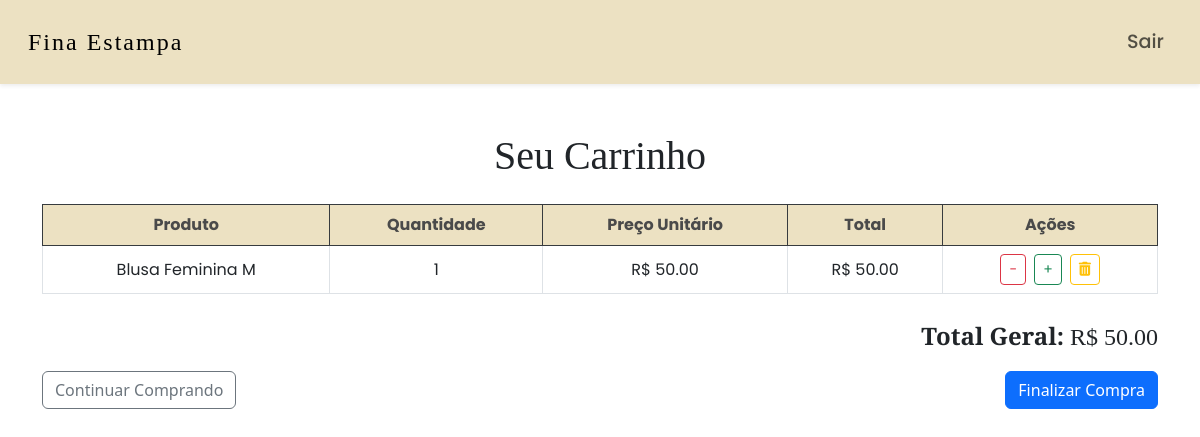
Before: /carrinho/ (signed in) with the older database file.
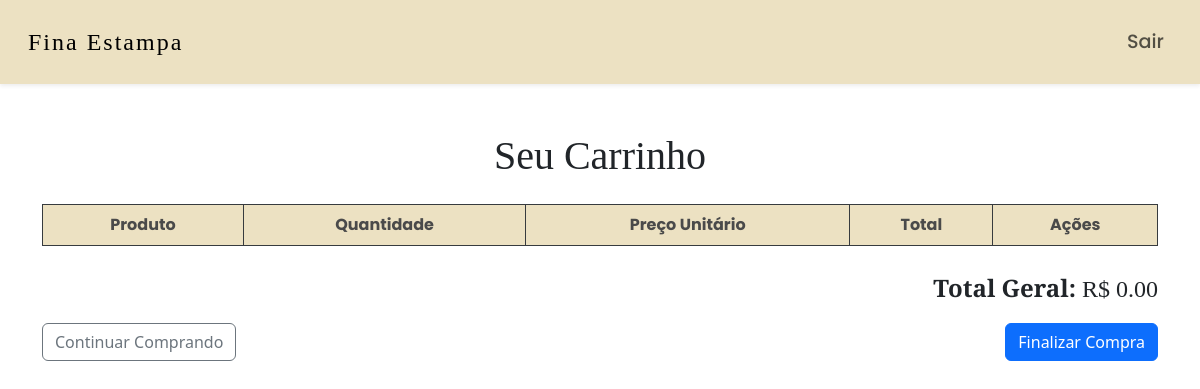
After: the same page with the newer database file.
### loja/models.py (models this page shows, shortened)
class ProdutoCarrinho(models.Model):
    carrinho = models.ForeignKey(Carrinho, on_delete = models.CASCADE)
    produto = models.ForeignKey(Produto, on_delete = models.CASCADE)
    quantidade = models.PositiveIntegerField(default=0)
    @property
    def total(self):
        return self.quantidade * self.produto.preco

class Produto(models.Model):
    nome = models.CharField(max_length=255)
    codigo = models.CharField(max_length=5, unique = True)
    descricao = models.TextField()
    preco = models.DecimalField(max_digits = 10, decimal_places = 2)
    imagem = models.ImageField(upload_to='produto_imagens/', blank=True, null=True)

### loja/views.py (the view)
# urls.py: path('carrinho/', carrinho_view, name='carrinho'),
@login_required
def carrinho_view(request):
    cliente = Cliente.objects.get(user=request.user)
    carrinho = Carrinho.objects.filter(cliente=cliente).first()
    itens = carrinho.produtocarrinho_set.all() if carrinho else []
    total_geral = sum(item.produto.preco * item.quantidade for item in itens)
    return render(request, 'carrinho.html', {'carrinho': carrinho, 'itens': itens, 'total_geral': total_geral})

### loja/templates/carrinho.html (shortened to what this page needs)
<!DOCTYPE html>
<html lang="en">
<head>
    <link href="https://cdn.jsdelivr.net/npm/bootstrap@5.3.0-alpha1/dist/css/bootstrap.min.css" rel="stylesheet">
    <link rel="stylesheet" href="https://cdnjs.cloudflare.com/ajax/libs/font-awesome/6.0.0-beta3/css/all.min.css">
</head>
<body>
    <nav class="navbar navbar-expand-lg navbar-light shadow-sm">
        <div class="container-fluid">
            <a class="navbar-brand" href="#">Fina Estampa</a>
            <div class="collapse navbar-collapse" id="navbarNav">
                <ul class="navbar-nav ms-auto">
                    <li class="nav-item">
                        <a class="nav-link" href="/sair/">Sair</a>
                    </li>
                </ul>
            </div>
        </div>
    </nav>
    <div class="container mt-5">
        <h1 class="text-center mb-4">Seu Carrinho</h1>
        <table class="table table-hover table-bordered">
            <thead class="table-dark text-center">
                <tr>
                    <th>Produto</th>
                    <th>Quantidade</th>
                    <th>Preço Unitário</th>
                    <th>Total</th>
                    <th>Ações</th>
                </tr>
            </thead>
            <tbody>
                {% for item in itens %}
                <tr class="text-center">
                    <td>{{ item.produto.nome }}</td>
                    <td>{{ item.quantidade }}</td>
                    <td>R$ {{ item.produto.preco }}</td>
                    <td>R$ {{ item.total|floatformat:2 }}</td>
                    <td>
                        <div class="d-flex justify-content-center">
                            <form method="post" action="{% url 'diminuir_quantidade' item.produto.codigo %}" class="me-2">
                                <button type="submit" class="btn btn-sm btn-outline-danger">-</button>
                            </form>
                            <form method="post" action="{% url 'aumentar_quantidade' item.produto.codigo %}" class="me-2">
                                <button type="submit" class="btn btn-sm btn-outline-success">+</button>
                            </form>
                            <form method="post" action="{% url 'remover_do_carrinho' item.produto.codigo %}">
                                <button type="submit" class="btn btn-sm btn-outline-warning">
                                    <i class="fas fa-trash-alt"></i>
                                </button>
                            </form>
                        </div>
                    </td>
                </tr>
                {% endfor %}
            </tbody>
        </table>
        <div class="total-section text-end mt-4">
            <p><strong>Total Geral:</strong> R$ {{ total_geral|floatformat:2 }}</p>
        </div>
        <div class="d-flex justify-content-between mt-3">
            <a href="{% url 'homepage' %}" class="btn btn-outline-secondary">Continuar Comprando</a>
            <a href="{% url 'finalizar_compra' %}" class="btn btn-primary">Finalizar Compra</a>
        </div>
    </div>
</body>
</html>

Changed rows visible on the page:
removed ProdutoCarrinho: produto.nome "Blusa Feminina M", quantidade "1", produto.preco "50.00", total "50.00"
Other visible differences:
{{ total_geral|floatformat:2 }}: "50.00" → "0.00"
